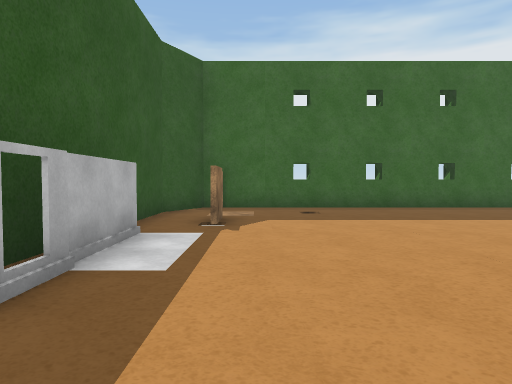
view 1 (above)

12 first-person views from a walk through a Unity game level. The camera is 1.5 m above the floor, tilts 2° down and sees 75° across. The floor is counted in squares, 2 m on a side. Each view is taken from the middle of a square. On the plan, view 1 faces up. The plan holds only what a view shows up to about 11 squares ahead; the rest is blank. Some surface patterns are stand-ins.

view 2
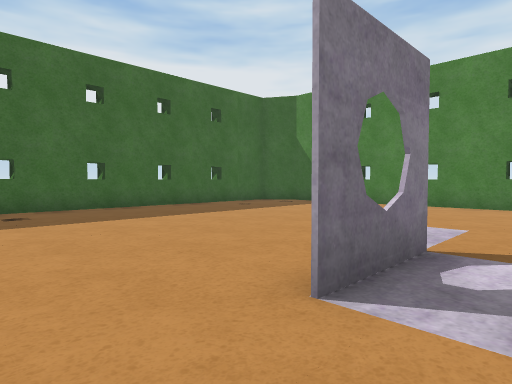

view 3
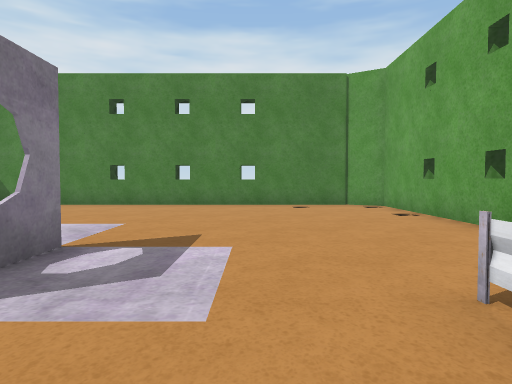

view 4
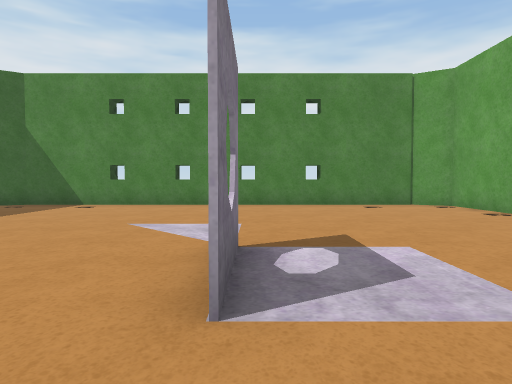

view 5
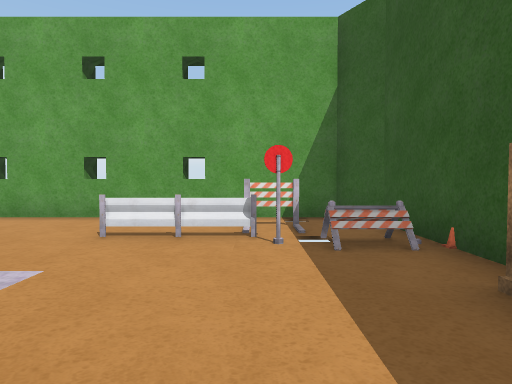

view 6
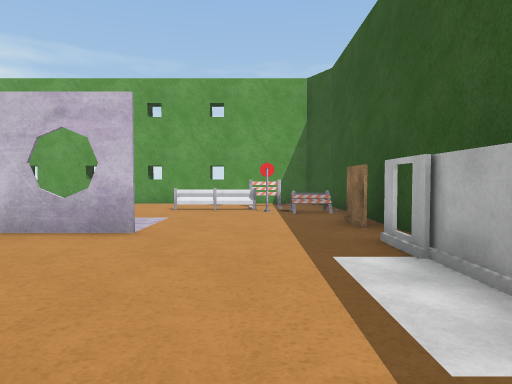

view 7
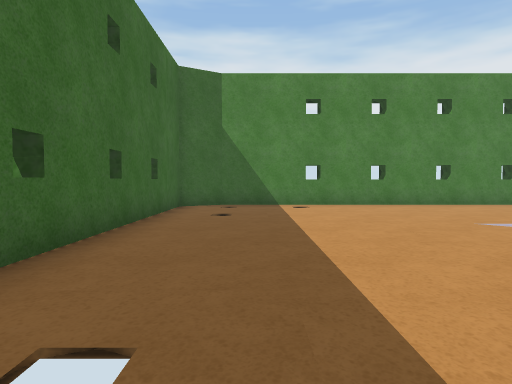

view 8
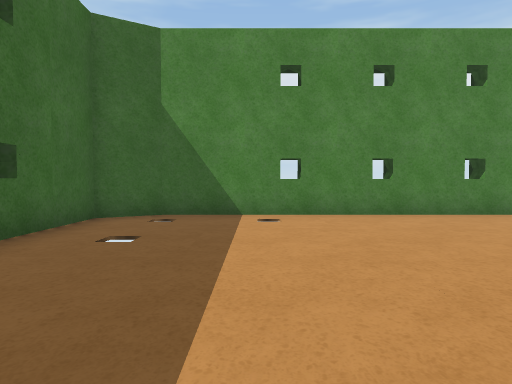

view 9
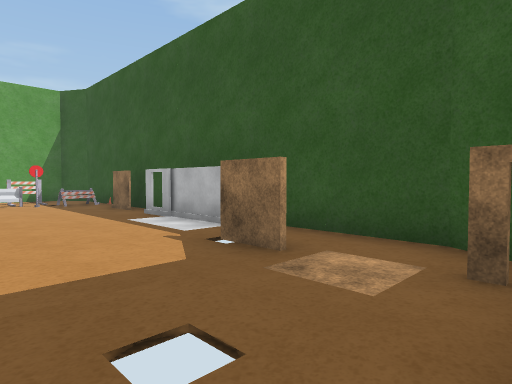

view 10
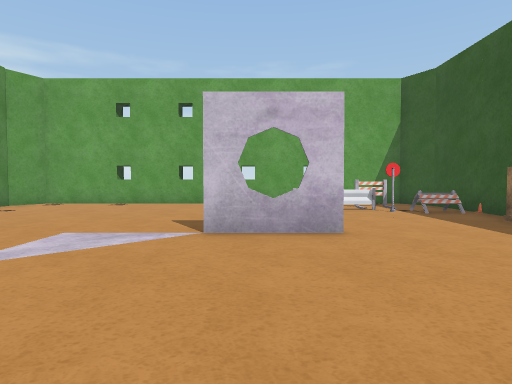

view 11
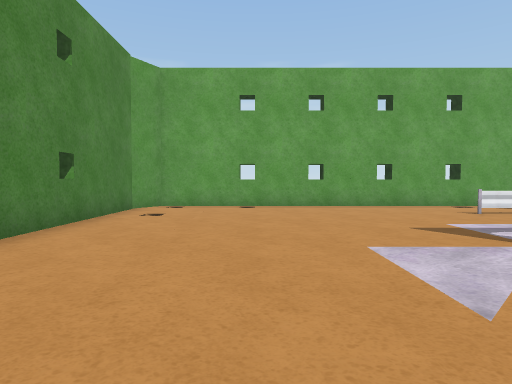

view 12
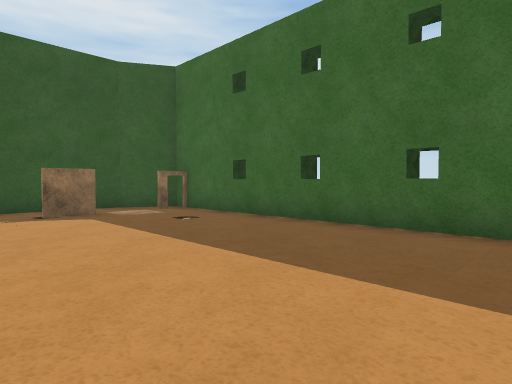

### Floor plan
Points are (right, up) in squares from view 1. A wall is a line through its corners. A room is listed if a view was taken in it or the views show most of it. See-through windows are left out.
Room 1 (views 1, 2, 3, 4, 5, 6, 7, 8, 9, 10, 11, 12)
walls: (3.9, 1.2) (1.8, 1.2); (1.6, 1.3) (3.8, 1.3); (-1.7, 4.7) (-1.7, 1.7); (-0.7, 6.8) (-0.7, 5.6); (3.5, 9.1) (3.5, 9.8); (-2.2, 3.5) (-2.2, -3.8) (-1.6, -4.8) (9.8, -4.8) (10.4, -3.7); (5.5, 9.1) (5.5, 9.8); (10.3, 3) (10.9, 3); (10.2, 1) (10.9, 1); (3, 9.7) (3, 9.1); (5, 9.7) (5, 9.2); (10.3, -1) (10.9, -1); (10.2, -3.9) (10.2, 8) (9.6, 9.2) (-1.4, 9.2) (-2.2, 7.9) (-2.2, 5.1)
objects: other object (-1, -2); other object (0, -3); other object (0, -2); other object (1, -2) to (2, -2)

Where each view was taken, in squares from view 1:
view 1: 0 up, 0 right, facing up
view 2: 0 up, 0 right, facing up-right
view 3: 1 down, 0 right, facing right
view 4: 1 up, 0 right, facing right
view 5: 2 up, 0 right, facing down
view 6: 6 up, 0 right, facing down
view 7: 7 up, 0 right, facing right
view 8: 6 up, 3 right, facing right
view 9: 9 up, 2 right, facing down-left
view 10: 6 up, 3 right, facing down
view 11: 5 up, 7 right, facing down
view 12: 4 up, 7 right, facing up-left
